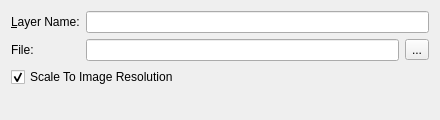
<?xml version="1.0" encoding="UTF-8"?>
<ui version="4.0">
 <class>WdgDlgFileLayer</class>
 <widget class="QWidget" name="WdgDlgFileLayer">
  <property name="geometry">
   <rect>
    <x>0</x>
    <y>0</y>
    <width>440</width>
    <height>120</height>
   </rect>
  </property>
  <property name="minimumSize">
   <size>
    <width>400</width>
    <height>0</height>
   </size>
  </property>
  <layout class="QFormLayout" name="formLayout">
   <property name="fieldGrowthPolicy">
    <enum>QFormLayout::ExpandingFieldsGrow</enum>
   </property>
   <item row="0" column="0">
    <widget class="QLabel" name="label">
     <property name="text">
      <string>&amp;Layer Name:</string>
     </property>
     <property name="buddy">
      <cstring>txtLayerName</cstring>
     </property>
    </widget>
   </item>
   <item row="0" column="1">
    <widget class="QLineEdit" name="txtLayerName"/>
   </item>
   <item row="1" column="0">
    <widget class="QLabel" name="label_2">
     <property name="text">
      <string>File:</string>
     </property>
     <property name="buddy">
      <cstring>txtLayerName</cstring>
     </property>
    </widget>
   </item>
   <item row="1" column="1">
    <layout class="QHBoxLayout" name="horizontalLayout">
     <item>
      <widget class="QLineEdit" name="txtFileName"/>
     </item>
     <item>
      <widget class="QToolButton" name="bnGetFileName">
       <property name="text">
        <string>...</string>
       </property>
      </widget>
     </item>
    </layout>
   </item>
   <item row="2" column="0" colspan="2">
    <widget class="QCheckBox" name="chkScaleToImageResolution">
     <property name="text">
      <string>Scale To Image Resolution</string>
     </property>
     <property name="checked">
      <bool>true</bool>
     </property>
    </widget>
   </item>
  </layout>
 </widget>
 <customwidgets>
  <customwidget>
   <class>QLineEdit</class>
   <extends>QLineEdit</extends>
   <header>QLineEdit</header>
  </customwidget>
 </customwidgets>
 <resources/>
 <connections/>
</ui>
